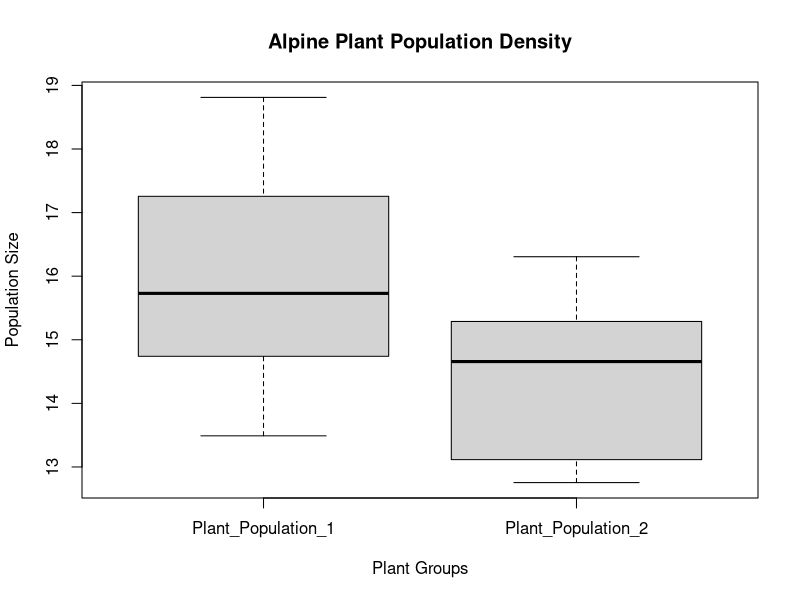
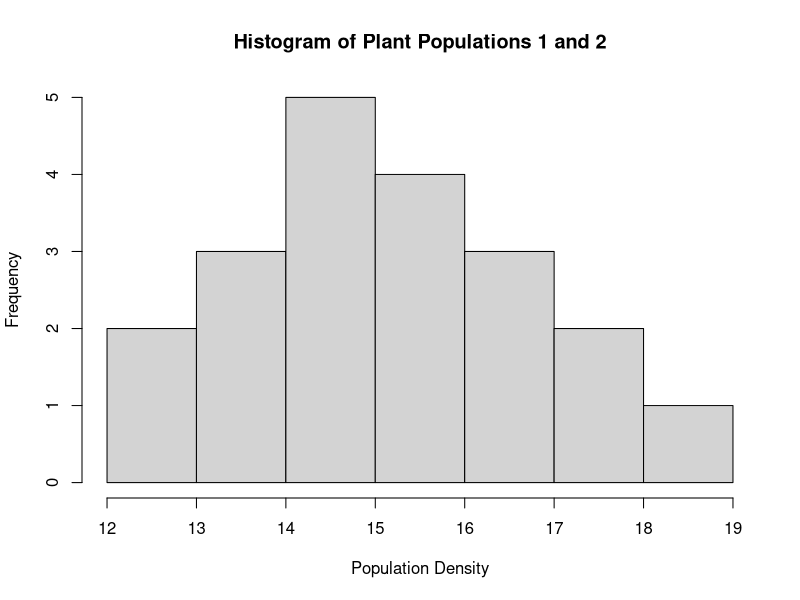

The R script that drew these images, in order:
## ---- chunk 1
knitr::opts_chunk$set(echo = TRUE)
## ---- chunk 2
plantpopulation1 <- rnorm(n=10, mean = 15, sd = 2)
plantpopulation2 <- rnorm(n=10, mean = 15, sd = 2)
summary(plantpopulation1)
summary(plantpopulation2)
## ---- chunk 3
Plant_Populations <- c(plantpopulation1, plantpopulation2)
Group_Name <- c(rep("Plant_Population_1", length(plantpopulation1)),rep("Plant_Population_2",length(plantpopulation2)))
plant_df <- data.frame(Plant_Populations, Group_Name)
print(plant_df)
## ---- chunk 4
mean(plant_df$Plant_Populations)
sd(plant_df$Plant_Populations)

## ---- chunk 5
boxplot(Plant_Populations~Group_Name,data=plant_df, main="Alpine Plant Population Density",
        xlab="Plant Groups", ylab="Population Size")
## ---- chunk 6
hist(plant_df$Plant_Populations, 
     main = paste("Histogram of Plant Populations 1 and 2"),
     xlab = "Population Density", ylab = "Frequency")
## ---- chunk 7
n_iterations <- 1:10

for (i in n_iterations) {
  plantpopulation1 <- rnorm(n=i, mean = 15, sd = 2)
  plantpopulation2 <- rnorm(n=i, mean = 15, sd = 2)
  Plant_Populations <- c(plantpopulation1, plantpopulation2)
  Group_Name <- c(rep("Plant_Population_1", length(plantpopulation1)),rep("Plant_Population_2",length(plantpopulation2)))
  test_result <- t.test(Plant_Populations)
  cat("Iteration=",i,"P-value=")
print(test_result$p.value)
}
